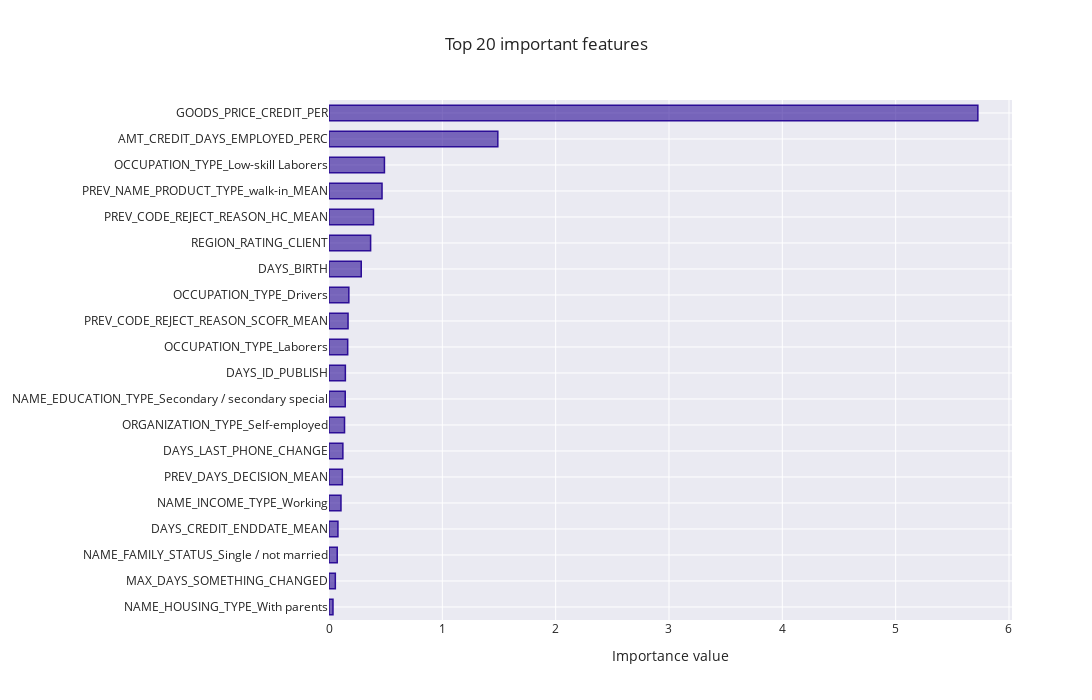

Notebook source saved alongside this figure:
### Code cell
# Feature importance for model
feature_importance_plot(pipe[-1].coef_[0],train,
                        (LOG,run,'Modele/[Out of bag]/')
                       )

### Figure 1 — Plotly figure (JSON) as saved in the notebook; plotly's stock layout.template omitted (floating-point values rounded to 4 significant figures)
{"data": [{"marker": {"color": "rgba(43, 13, 150, 0.6)", "line": {"color": "rgba(43, 13, 150, 1.0)", "width": 1.5}}, "orientation": "h", "type": "bar", "x": [0.0351, 0.05581, 0.07259, 0.07881, 0.1056, 0.1178, 0.1223, 0.137, 0.1432, 0.1444, 0.1649, 0.168, 0.1751, 0.2846, 0.3671, 0.3926, 0.4679, 0.4891, 1.49, 5.725], "y": ["NAME_HOUSING_TYPE_With parents", "MAX_DAYS_SOMETHING_CHANGED", "NAME_FAMILY_STATUS_Single / not married", "DAYS_CREDIT_ENDDATE_MEAN", "NAME_INCOME_TYPE_Working", "PREV_DAYS_DECISION_MEAN", "DAYS_LAST_PHONE_CHANGE", "ORGANIZATION_TYPE_Self-employed", "NAME_EDUCATION_TYPE_Secondary / secondary special", "DAYS_ID_PUBLISH", "OCCUPATION_TYPE_Laborers", "PREV_CODE_REJECT_REASON_SCOFR_MEAN", "OCCUPATION_TYPE_Drivers", "DAYS_BIRTH", "REGION_RATING_CLIENT", "PREV_CODE_REJECT_REASON_HC_MEAN", "PREV_NAME_PRODUCT_TYPE_walk-in_MEAN", "OCCUPATION_TYPE_Low-skill Laborers", "AMT_CREDIT_DAYS_EMPLOYED_PERC", "GOODS_PRICE_CREDIT_PER"]}], "layout": {"autosize": false, "bargap": 0.4, "height": 700, "title": {"text": "Top 20 important features"}, "width": 1300, "xaxis": {"autorange": true, "range": [0, 6.027], "title": {"text": "Importance value"}, "type": "linear"}, "yaxis": {"automargin": true, "autorange": true, "range": [-0.5, 19.5], "type": "category"}}}
